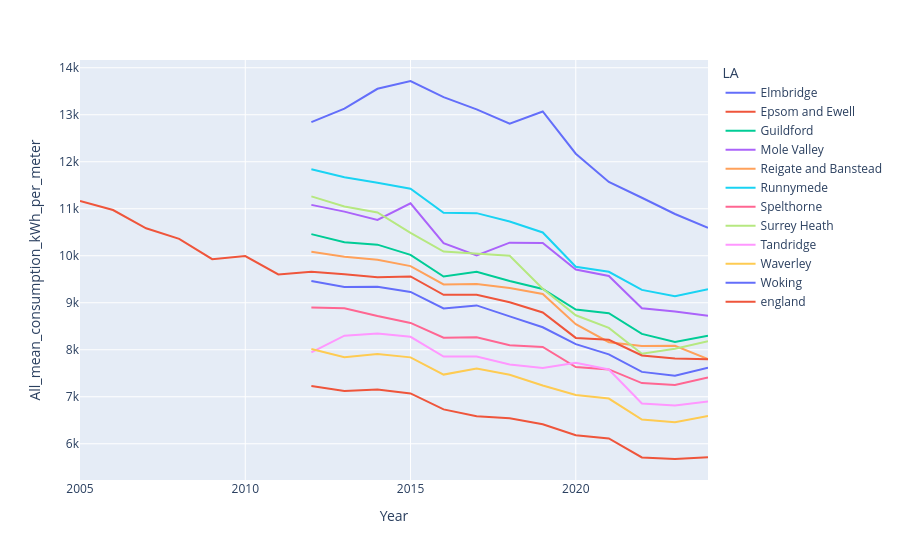

Notebook cell for this chart:
### Code cell
px.line(
    comp_df,
    x="Year",
    y="All_mean_consumption_kWh_per_meter",
    color="LA"
)

### Figure 1 — Plotly figure (JSON) as saved in the notebook; plotly's stock layout.template omitted (floating-point values rounded to 4 significant figures)
{"data": [{"hovertemplate": "LA=Elmbridge<br>Year=%{x}<br>All_mean_consumption_kWh_per_meter=%{y}<extra></extra>", "legendgroup": "Elmbridge", "line": {"color": "#636efa", "dash": "solid"}, "marker": {"symbol": "circle"}, "mode": "lines", "name": "Elmbridge", "orientation": "v", "showlegend": true, "type": "scatter", "x": [2012, 2013, 2014, 2015, 2016, 2017, 2018, 2019, 2020, 2021, 2022, 2023, 2024], "xaxis": "x", "y": [9465.0, 9338.0, 9341.0, 9231.0, 8878.0, 8944.0, 8711.0, 8479.0, 8119.0, 7903.0, 7529.0, 7449.0, 7619.0], "yaxis": "y"}, {"hovertemplate": "LA=Epsom and Ewell<br>Year=%{x}<br>All_mean_consumption_kWh_per_meter=%{y}<extra></extra>", "legendgroup": "Epsom and Ewell", "line": {"color": "#EF553B", "dash": "solid"}, "marker": {"symbol": "circle"}, "mode": "lines", "name": "Epsom and Ewell", "orientation": "v", "showlegend": true, "type": "scatter", "x": [2012, 2013, 2014, 2015, 2016, 2017, 2018, 2019, 2020, 2021, 2022, 2023, 2024], "xaxis": "x", "y": [7227.0, 7121.0, 7153.0, 7071.0, 6732.0, 6587.0, 6545.0, 6416.0, 6182.0, 6113.0, 5710.0, 5676.0, 5713.0], "yaxis": "y"}, {"hovertemplate": "LA=Guildford<br>Year=%{x}<br>All_mean_consumption_kWh_per_meter=%{y}<extra></extra>", "legendgroup": "Guildford", "line": {"color": "#00cc96", "dash": "solid"}, "marker": {"symbol": "circle"}, "mode": "lines", "name": "Guildford", "orientation": "v", "showlegend": true, "type": "scatter", "x": [2012, 2013, 2014, 2015, 2016, 2017, 2018, 2019, 2020, 2021, 2022, 2023, 2024], "xaxis": "x", "y": [10460.0, 10290.0, 10240.0, 10020.0, 9558.0, 9660.0, 9464.0, 9293.0, 8855.0, 8778.0, 8337.0, 8164.0, 8298.0], "yaxis": "y"}, {"hovertemplate": "LA=Mole Valley<br>Year=%{x}<br>All_mean_consumption_kWh_per_meter=%{y}<extra></extra>", "legendgroup": "Mole Valley", "line": {"color": "#ab63fa", "dash": "solid"}, "marker": {"symbol": "circle"}, "mode": "lines", "name": "Mole Valley", "orientation": "v", "showlegend": true, "type": "scatter", "x": [2012, 2013, 2014, 2015, 2016, 2017, 2018, 2019, 2020, 2021, 2022, 2023, 2024], "xaxis": "x", "y": [11080.0, 10940.0, 10760.0, 11120.0, 10270.0, 10010.0, 10280.0, 10270.0, 9708.0, 9571.0, 8884.0, 8814.0, 8726.0], "yaxis": "y"}, {"hovertemplate": "LA=Reigate and Banstead<br>Year=%{x}<br>All_mean_consumption_kWh_per_meter=%{y}<extra></extra>", "legendgroup": "Reigate and Banstead", "line": {"color": "#FFA15A", "dash": "solid"}, "marker": {"symbol": "circle"}, "mode": "lines", "name": "Reigate and Banstead", "orientation": "v", "showlegend": true, "type": "scatter", "x": [2012, 2013, 2014, 2015, 2016, 2017, 2018, 2019, 2020, 2021, 2022, 2023, 2024], "xaxis": "x", "y": [10090.0, 9980.0, 9916.0, 9780.0, 9390.0, 9402.0, 9313.0, 9186.0, 8544.0, 8161.0, 8080.0, 8084.0, 7804.0], "yaxis": "y"}, {"hovertemplate": "LA=Runnymede<br>Year=%{x}<br>All_mean_consumption_kWh_per_meter=%{y}<extra></extra>", "legendgroup": "Runnymede", "line": {"color": "#19d3f3", "dash": "solid"}, "marker": {"symbol": "circle"}, "mode": "lines", "name": "Runnymede", "orientation": "v", "showlegend": true, "type": "scatter", "x": [2012, 2013, 2014, 2015, 2016, 2017, 2018, 2019, 2020, 2021, 2022, 2023, 2024], "xaxis": "x", "y": [11840.0, 11670.0, 11550.0, 11430.0, 10920.0, 10910.0, 10730.0, 10500.0, 9767.0, 9658.0, 9274.0, 9141.0, 9288.0], "yaxis": "y"}, {"hovertemplate": "LA=Spelthorne<br>Year=%{x}<br>All_mean_consumption_kWh_per_meter=%{y}<extra></extra>", "legendgroup": "Spelthorne", "line": {"color": "#FF6692", "dash": "solid"}, "marker": {"symbol": "circle"}, "mode": "lines", "name": "Spelthorne", "orientation": "v", "showlegend": true, "type": "scatter", "x": [2012, 2013, 2014, 2015, 2016, 2017, 2018, 2019, 2020, 2021, 2022, 2023, 2024], "xaxis": "x", "y": [8901.0, 8883.0, 8717.0, 8571.0, 8258.0, 8267.0, 8098.0, 8061.0, 7632.0, 7581.0, 7291.0, 7249.0, 7410.0], "yaxis": "y"}, {"hovertemplate": "LA=Surrey Heath<br>Year=%{x}<br>All_mean_consumption_kWh_per_meter=%{y}<extra></extra>", "legendgroup": "Surrey Heath", "line": {"color": "#B6E880", "dash": "solid"}, "marker": {"symbol": "circle"}, "mode": "lines", "name": "Surrey Heath", "orientation": "v", "showlegend": true, "type": "scatter", "x": [2012, 2013, 2014, 2015, 2016, 2017, 2018, 2019, 2020, 2021, 2022, 2023, 2024], "xaxis": "x", "y": [11260.0, 11050.0, 10920.0, 10490.0, 10090.0, 10040.0, 9999.0, 9297.0, 8734.0, 8465.0, 7914.0, 8022.0, 8181.0], "yaxis": "y"}, {"hovertemplate": "LA=Tandridge<br>Year=%{x}<br>All_mean_consumption_kWh_per_meter=%{y}<extra></extra>", "legendgroup": "Tandridge", "line": {"color": "#FF97FF", "dash": "solid"}, "marker": {"symbol": "circle"}, "mode": "lines", "name": "Tandridge", "orientation": "v", "showlegend": true, "type": "scatter", "x": [2012, 2013, 2014, 2015, 2016, 2017, 2018, 2019, 2020, 2021, 2022, 2023, 2024], "xaxis": "x", "y": [7943.0, 8299.0, 8348.0, 8276.0, 7857.0, 7855.0, 7684.0, 7610.0, 7722.0, 7580.0, 6859.0, 6815.0, 6898.0], "yaxis": "y"}, {"hovertemplate": "LA=Waverley<br>Year=%{x}<br>All_mean_consumption_kWh_per_meter=%{y}<extra></extra>", "legendgroup": "Waverley", "line": {"color": "#FECB52", "dash": "solid"}, "marker": {"symbol": "circle"}, "mode": "lines", "name": "Waverley", "orientation": "v", "showlegend": true, "type": "scatter", "x": [2012, 2013, 2014, 2015, 2016, 2017, 2018, 2019, 2020, 2021, 2022, 2023, 2024], "xaxis": "x", "y": [8016.0, 7841.0, 7912.0, 7839.0, 7472.0, 7599.0, 7468.0, 7241.0, 7039.0, 6961.0, 6514.0, 6456.0, 6593.0], "yaxis": "y"}, {"hovertemplate": "LA=Woking<br>Year=%{x}<br>All_mean_consumption_kWh_per_meter=%{y}<extra></extra>", "legendgroup": "Woking", "line": {"color": "#636efa", "dash": "solid"}, "marker": {"symbol": "circle"}, "mode": "lines", "name": "Woking", "orientation": "v", "showlegend": true, "type": "scatter", "x": [2012, 2013, 2014, 2015, 2016, 2017, 2018, 2019, 2020, 2021, 2022, 2023, 2024], "xaxis": "x", "y": [12840.0, 13130.0, 13550.0, 13720.0, 13380.0, 13120.0, 12810.0, 13070.0, 12170.0, 11570.0, 11230.0, 10890.0, 10600.0], "yaxis": "y"}, {"hovertemplate": "LA=england<br>Year=%{x}<br>All_mean_consumption_kWh_per_meter=%{y}<extra></extra>", "legendgroup": "england", "line": {"color": "#EF553B", "dash": "solid"}, "marker": {"symbol": "circle"}, "mode": "lines", "name": "england", "orientation": "v", "showlegend": true, "type": "scatter", "x": [2005, 2006, 2007, 2008, 2009, 2010, 2011, 2012, 2013, 2014, 2015, 2016, 2017, 2018, 2019, 2020, 2021, 2022, 2023, 2024], "xaxis": "x", "y": [11160.0, 10970.0, 10580.0, 10360.0, 9927.0, 9993.0, 9604.0, 9661.0, 9606.0, 9544.0, 9561.0, 9171.0, 9172.0, 9010.0, 8793.0, 8252.0, 8211.0, 7878.0, 7815.0, 7796.0], "yaxis": "y"}], "layout": {"legend": {"title": {"text": "LA"}, "tracegroupgap": 0}, "margin": {"t": 60}, "xaxis": {"anchor": "y", "domain": [0, 1], "title": {"text": "Year"}}, "yaxis": {"anchor": "x", "domain": [0, 1], "title": {"text": "All_mean_consumption_kWh_per_meter"}}}}
